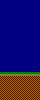

Tiled map render using the project's own tile images. Description and the whole map definition, tile-layer contents included, below:
An orthogonal 10x25 tile map with 4x4 px tiles, 1 tile layer (Capa de Patrones 1).

<map version="1.0" tiledversion="1.0.2" orientation="orthogonal" renderorder="right-down" width="10" height="25" tilewidth="4" tileheight="4" nextobjectid="1">
 <tileset firstgid="1" source="tilesetJungle.tsx" />
 <layer name="Capa de Patrones 1" width="10" height="25">
  <data encoding="csv">
12,12,12,12,12,12,12,12,12,12,
12,12,12,12,12,12,12,12,12,12,
12,12,12,12,12,12,12,12,12,12,
12,12,12,12,12,12,12,12,12,12,
12,12,12,12,12,12,12,12,12,12,
12,12,12,12,12,12,12,12,12,12,
12,12,12,12,12,12,12,12,12,12,
12,12,12,12,12,12,12,12,12,12,
12,12,12,12,12,12,12,12,12,12,
12,12,12,12,12,12,12,12,12,12,
12,12,12,12,12,12,12,12,12,12,
12,12,12,12,12,12,12,12,12,12,
12,12,12,12,12,12,12,12,12,12,
12,12,12,12,12,12,12,12,12,12,
12,12,12,12,12,12,12,12,12,12,
12,12,12,12,12,12,12,12,12,12,
12,12,12,12,12,12,12,12,12,12,
12,12,12,12,12,12,12,12,12,12,
4,4,4,4,4,4,4,4,4,4,
3,3,3,3,3,3,3,3,3,3,
3,3,3,3,3,3,3,3,3,3,
3,3,3,3,3,3,3,3,3,3,
3,3,3,3,3,3,3,3,3,3,
3,3,3,3,3,3,3,3,3,3,
3,3,3,3,3,3,3,3,3,3
</data>
 </layer>
</map>
